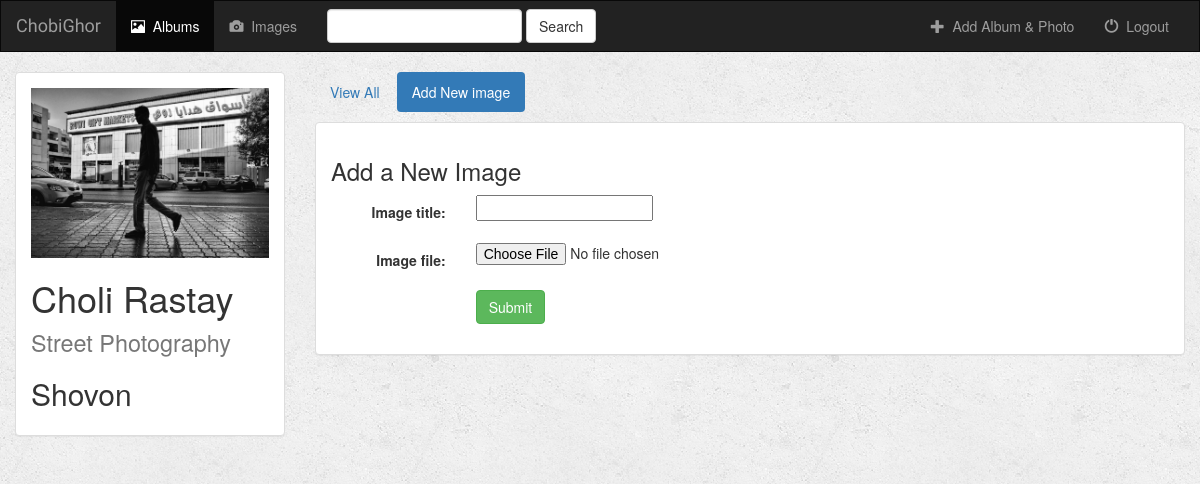
The app's page /photo/5/create_image/ with its own data.
### photo/models.py (models this page shows)
class Album(models.Model):
    user = models.ForeignKey(User, null=True, on_delete=models.CASCADE)
    artist = models.CharField(max_length=250)
    album_title = models.CharField(max_length=500)
    genre = models.CharField(max_length=100)
    album_logo = models.FileField()
    is_favorite = models.BooleanField(default=False)
    def __str__(self):
        return self.album_title + ' - ' + self.artist

### photo/views.py (the view, shortened to what this page needs)
# urls.py: url(r'^(?P<album_id>[0-9]+)/create_image/$', views.create_image, name='create_image'),
def create_image(request, album_id):
    form = ImageForm(request.POST or None, request.FILES or None)
    album = get_object_or_404(Album, pk=album_id)
    context = {
        'album': album,
        'form': form,
    }
    return render(request, 'photo/create_image.html', context)

### photo/forms.py
class ImageForm(forms.ModelForm):
    class Meta:
        model = Image
        fields = ['image_title', 'image_file']

### photo/templates/photo/create_image.html (shortened to what this page needs)
{% extends 'photo/base.html' %}
{% block albums_active %}active{% endblock %}
{% block body %}
<div class="container-fluid">
    <div class="row">
        <div class="col-sm-4 col-md-3">
            <div class="panel panel-default">
                <div class="panel-body">
                        <a href="{% url 'photo:detail' album.id %}">
                            {% if album.album_logo %}
                                <img src="{{ album.album_logo.url }}" class="img-responsive">
                            {% else %}
                                <h3>No image to display</h3>
                            {% endif %}
                        </a>
                    <h1>{{ album.album_title }} <small>{{ album.genre }}</small></h1>
                    <h2>{{ album.artist }}</h2>
                </div>
            </div>
        </div>
        <div class="col-sm-8 col-md-9">
            <ul class="nav nav-pills" style="margin-bottom: 10px;">
                <li role="presentation"><a href="{% url 'photo:detail' album.id %}">View All</a></li>
                <li role="presentation" class="active"><a href="{% url 'photo:create_image' album.id %}">Add New image</a></li>
            </ul>
            <div class="panel panel-default">
                <div class="panel-body">
                    <h3>Add a New Image</h3>
                    <form class="form-horizontal" role="form" action="" method="post" enctype="multipart/form-data">
                        {% include 'photo/form_template.html' %}
                        <div class="form-group">
                            <div class="col-sm-offset-2 col-sm-10">
                                <button type="submit" class="btn btn-success">Submit</button>
                            </div>
                        </div>
                    </form>
                </div>
            </div>
        </div>
    </div>
</div>
{% endblock %}>

### photo/static/photo/style.css (style rules this page uses)
body { background: white url("images/background.png"); }

### records on screen
Album: album_logo (picture), album_title "Choli Rastay", genre "Street Photography", artist "Shovon"

### other values on screen
{{ field.label_tag }} "Image title:" "Image file:"
